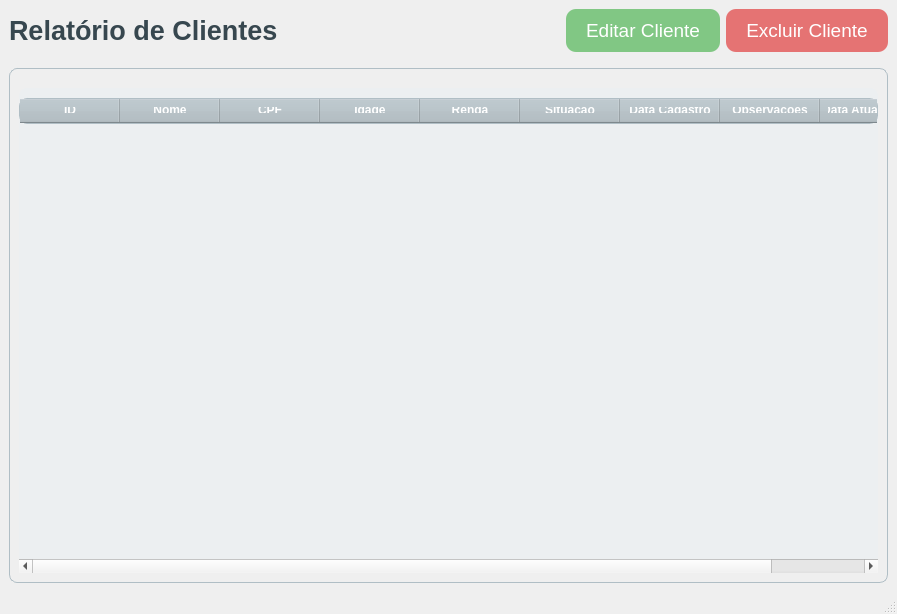
<?xml version="1.0" encoding="UTF-8"?>
<ui version="4.0">
 <class>MainWindow</class>
 <widget class="QMainWindow" name="MainWindow">
  <property name="geometry">
   <rect>
    <x>0</x>
    <y>0</y>
    <width>897</width>
    <height>614</height>
   </rect>
  </property>
  <property name="windowTitle">
   <string>Relatório de Clientes</string>
  </property>
  <widget class="QWidget" name="centralwidget">
   <layout class="QVBoxLayout" name="verticalLayout">
    <item>
     <layout class="QHBoxLayout" name="headerLayout">
      <item>
       <widget class="QLabel" name="titleLabel">
        <property name="font">
         <font>
          <pointsize>20</pointsize>
          <bold>true</bold>
         </font>
        </property>
        <property name="styleSheet">
         <string notr="true">color: #37474F;</string>
        </property>
        <property name="text">
         <string>Relatório de Clientes</string>
        </property>
       </widget>
      </item>
      <item>
      <spacer name="headerSpacer">
    <property name="orientation">
        <enum>Qt::Horizontal</enum>
    </property>
    <property name="sizeHint" stdset="0">
        <size>
            <width>40</width>
            <height>20</height>
        </size>
    </property>
</spacer>
      </item>
      <item>
       <widget class="QPushButton" name="btnEditar">
        <property name="minimumSize">
         <size>
          <width>120</width>
          <height>40</height>
         </size>
        </property>
        <property name="font">
         <font>
          <pointsize>14</pointsize>
          <bold>false</bold>
         </font>
        </property>
        <property name="cursor">
         <cursorShape>PointingHandCursor</cursorShape>
        </property>
        <property name="styleSheet">
         <string notr="true">QPushButton {
    background-color: #81C784;
    color: white;
    border: none;
    border-radius: 10px;
    padding: 10px 20px;
    box-shadow: 2px 2px 5px rgba(0, 0, 0, 0.2);
}

QPushButton:hover {
    background-color: #66BB6A;
}

QPushButton:pressed {
    background-color: #43A047;
    box-shadow: 1px 1px 3px rgba(0, 0, 0, 0.2);
}</string>
        </property>
        <property name="text">
         <string>Editar Cliente</string>
        </property>
       </widget>
      </item>
      <item>
       <widget class="QPushButton" name="btnExcluir">
        <property name="minimumSize">
         <size>
          <width>120</width>
          <height>40</height>
         </size>
        </property>
        <property name="font">
         <font>
          <pointsize>14</pointsize>
          <bold>false</bold>
         </font>
        </property>
        <property name="cursor">
         <cursorShape>PointingHandCursor</cursorShape>
        </property>
        <property name="styleSheet">
         <string notr="true">QPushButton {
    background-color: #E57373;
    color: white;
    border: none;
    border-radius: 10px;
    padding: 10px 20px;
    box-shadow: 2px 2px 5px rgba(0, 0, 0, 0.2);
}

QPushButton:hover {
    background-color: #EF5350;
}

QPushButton:pressed {
    background-color: #D32F2F;
    box-shadow: 1px 1px 3px rgba(0, 0, 0, 0.2);
}</string>
        </property>
        <property name="text">
         <string>Excluir Cliente</string>
        </property>
       </widget>
      </item>
     </layout>
    </item>
    <item>
     <widget class="QFrame" name="tableFrame">
      <property name="styleSheet">
       <string notr="true">QFrame {
    border: 1px solid #B0BEC5;
    border-radius: 8px;
    margin-top: 10px;
}</string>
      </property>
      <layout class="QVBoxLayout" name="frameLayout">
       <item>
        <widget class="QTableWidget" name="tableClientes">
         <property name="styleSheet">
          <string notr="true">QTableWidget {
    border: none;
    font-size: 14px;
    background-color: #ECEFF1;
    selection-background-color: #CFD8DC;
    selection-color: #37474F;
}

QHeaderView::section {
    background-color: #B0BEC5;
    color: white;
    padding: 8px;
    font-weight: bold;
    border-bottom: 2px solid #90A4AE;
}

QTableWidget::item {
    padding: 8px;
}

QTableWidget::item:selected {
    color: #263238;
}

QTableWidget::alternate-background-color {
    background-color: #E0F2F7;
}</string>
         </property>
         <column>
          <property name="text">
           <string>ID</string>
          </property>
         </column>
         <column>
          <property name="text">
           <string>Nome</string>
          </property>
         </column>
         <column>
          <property name="text">
           <string>CPF</string>
          </property>
         </column>
         <column>
          <property name="text">
           <string>Idade</string>
          </property>
         </column>
         <column>
          <property name="text">
           <string>Renda</string>
          </property>
         </column>
         <column>
          <property name="text">
           <string>Situação</string>
          </property>
         </column>
         <column>
          <property name="text">
           <string>Data Cadastro</string>
          </property>
         </column>
         <column>
          <property name="text">
           <string>Observações</string>
          </property>
         </column>
         <column>
          <property name="text">
           <string>Data Atualização</string>
          </property>
         </column>
        </widget>
       </item>
      </layout>
     </widget>
    </item>
   </layout>
  </widget>
  <widget class="QMenuBar" name="menubar">
   <property name="geometry">
    <rect>
     <x>0</x>
     <y>0</y>
     <width>897</width>
     <height>33</height>
    </rect>
   </property>
  </widget>
  <widget class="QStatusBar" name="statusbar"/>
 </widget>
 <resources/>
 <connections/>
</ui>
